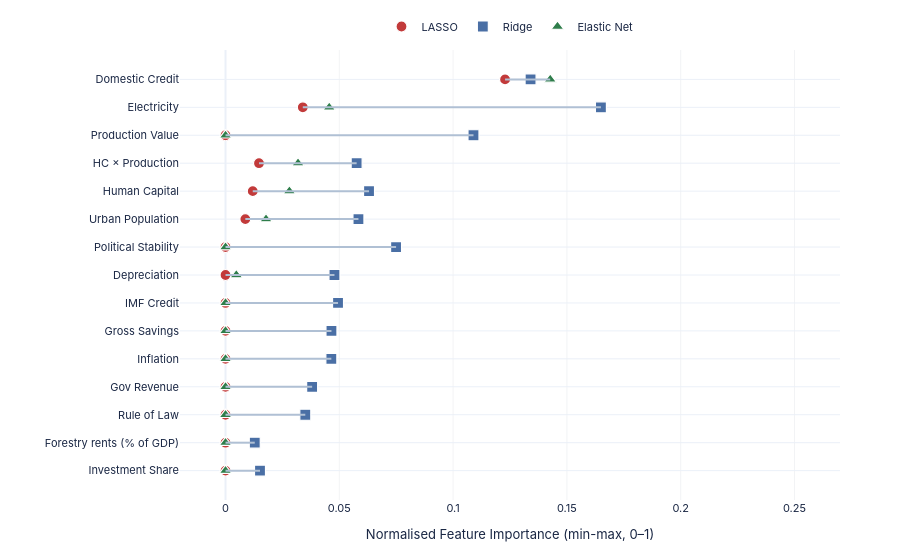

The cell this chart's notebook holds for it:
### Markdown cell above
## Fig 7 — Feature Importance Consensus (LASSO / Ridge / Elastic Net)

### Code cell
d = imp_show.head(15).iloc[::-1].reset_index(drop=True)
lin_models = ['LASSO', 'Ridge', 'Elastic Net']
symbols = {'LASSO': 'circle', 'Ridge': 'square', 'Elastic Net': 'triangle-up'}
colors  = {'LASSO': PAL['red'], 'Ridge': PAL['blue'], 'Elastic Net': PAL['green']}

fig7 = go.Figure()
for _, row in d.iterrows():
    vals = [row[m] for m in lin_models if not np.isnan(row[m])]
    if len(vals) >= 2:
        fig7.add_shape(type='line',
                       x0=min(vals), x1=max(vals), y0=row['Short'], y1=row['Short'],
                       line=dict(color='#b0c0d4', width=2))

for m in lin_models:
    fig7.add_trace(go.Scatter(
        x=d[m], y=d['Short'], mode='markers', name=m,
        marker=dict(symbol=symbols[m], color=colors[m], size=11,
                    line=dict(width=1.2, color='white')),
        hovertemplate=f'%{{y}}: %{{x:.3f}}<extra>{m}</extra>',
    ))

fig7.update_layout(**base_layout(
    height=560, margin=dict(l=180, r=60, t=40, b=60),
    xaxis=dict(title='Normalised Feature Importance (min-max, 0\u20131)',
               gridcolor=GRID, gridwidth=0.5, range=[-0.02, 0.27]),
    yaxis=dict(tickfont=dict(size=11)),
    legend=dict(orientation='h', yanchor='bottom', y=1.02, xanchor='center', x=0.5,
                font=dict(size=11)),
))
save(fig7, '07_ml_feature_importance_consensus', w=1200, h=560)
fig7.show(config=CFG)

### Figure 1 — Plotly figure (JSON) as saved in the notebook; plotly's stock layout.template omitted (floating-point values rounded to 4 significant figures)
{"data": [{"hovertemplate": "%{y}: %{x:.3f}<extra>LASSO</extra>", "marker": {"color": "#c23a3a", "line": {"color": "white", "width": 1.2}, "size": 11, "symbol": "circle"}, "mode": "markers", "name": "LASSO", "type": "scatter", "x": [0.0, 0.0, 0.0, 0.0, 0.0, 0.0, 0.0, 0.0, 0.0, 0.008707, 0.01197, 0.01471, 0.0, 0.03396, 0.1228], "y": ["Investment Share", "Forestry rents (% of GDP)", "Rule of Law", "Gov Revenue", "Inflation", "Gross Savings", "IMF Credit", "Depreciation", "Political Stability", "Urban Population", "Human Capital", "HC × Production", "Production Value", "Electricity", "Domestic Credit"]}, {"hovertemplate": "%{y}: %{x:.3f}<extra>Ridge</extra>", "marker": {"color": "#4a6fa5", "line": {"color": "white", "width": 1.2}, "size": 11, "symbol": "square"}, "mode": "markers", "name": "Ridge", "type": "scatter", "x": [0.01515, 0.01285, 0.03505, 0.03806, 0.0465, 0.04655, 0.04944, 0.04787, 0.07495, 0.05841, 0.06307, 0.05761, 0.109, 0.165, 0.134], "y": ["Investment Share", "Forestry rents (% of GDP)", "Rule of Law", "Gov Revenue", "Inflation", "Gross Savings", "IMF Credit", "Depreciation", "Political Stability", "Urban Population", "Human Capital", "HC × Production", "Production Value", "Electricity", "Domestic Credit"]}, {"hovertemplate": "%{y}: %{x:.3f}<extra>Elastic Net</extra>", "marker": {"color": "#2e7d4a", "line": {"color": "white", "width": 1.2}, "size": 11, "symbol": "triangle-up"}, "mode": "markers", "name": "Elastic Net", "type": "scatter", "x": [0.0, 0.0, 0.0, 0.0, 0.0, 0.0, 0.0, 0.004746, 0.0, 0.01781, 0.02806, 0.03187, 0.0, 0.04557, 0.1427], "y": ["Investment Share", "Forestry rents (% of GDP)", "Rule of Law", "Gov Revenue", "Inflation", "Gross Savings", "IMF Credit", "Depreciation", "Political Stability", "Urban Population", "Human Capital", "HC × Production", "Production Value", "Electricity", "Domestic Credit"]}], "layout": {"font": {"color": "#1a2744", "family": "Public Sans, -apple-system, BlinkMacSystemFont, sans-serif", "size": 11}, "height": 560, "legend": {"font": {"size": 11}, "orientation": "h", "x": 0.5, "xanchor": "center", "y": 1.02, "yanchor": "bottom"}, "margin": {"b": 60, "l": 180, "r": 60, "t": 40}, "paper_bgcolor": "#ffffff", "plot_bgcolor": "#ffffff", "shapes": [{"line": {"color": "#b0c0d4", "width": 2}, "type": "line", "x0": 0.0, "x1": 0.01515, "y0": "Investment Share", "y1": "Investment Share"}, {"line": {"color": "#b0c0d4", "width": 2}, "type": "line", "x0": 0.0, "x1": 0.01285, "y0": "Forestry rents (% of GDP)", "y1": "Forestry rents (% of GDP)"}, {"line": {"color": "#b0c0d4", "width": 2}, "type": "line", "x0": 0.0, "x1": 0.03505, "y0": "Rule of Law", "y1": "Rule of Law"}, {"line": {"color": "#b0c0d4", "width": 2}, "type": "line", "x0": 0.0, "x1": 0.03806, "y0": "Gov Revenue", "y1": "Gov Revenue"}, {"line": {"color": "#b0c0d4", "width": 2}, "type": "line", "x0": 0.0, "x1": 0.0465, "y0": "Inflation", "y1": "Inflation"}, {"line": {"color": "#b0c0d4", "width": 2}, "type": "line", "x0": 0.0, "x1": 0.04655, "y0": "Gross Savings", "y1": "Gross Savings"}, {"line": {"color": "#b0c0d4", "width": 2}, "type": "line", "x0": 0.0, "x1": 0.04944, "y0": "IMF Credit", "y1": "IMF Credit"}, {"line": {"color": "#b0c0d4", "width": 2}, "type": "line", "x0": 0.0, "x1": 0.04787, "y0": "Depreciation", "y1": "Depreciation"}, {"line": {"color": "#b0c0d4", "width": 2}, "type": "line", "x0": 0.0, "x1": 0.07495, "y0": "Political Stability", "y1": "Political Stability"}, {"line": {"color": "#b0c0d4", "width": 2}, "type": "line", "x0": 0.008707, "x1": 0.05841, "y0": "Urban Population", "y1": "Urban Population"}, {"line": {"color": "#b0c0d4", "width": 2}, "type": "line", "x0": 0.01197, "x1": 0.06307, "y0": "Human Capital", "y1": "Human Capital"}, {"line": {"color": "#b0c0d4", "width": 2}, "type": "line", "x0": 0.01471, "x1": 0.05761, "y0": "HC × Production", "y1": "HC × Production"}, {"line": {"color": "#b0c0d4", "width": 2}, "type": "line", "x0": 0.0, "x1": 0.109, "y0": "Production Value", "y1": "Production Value"}, {"line": {"color": "#b0c0d4", "width": 2}, "type": "line", "x0": 0.03396, "x1": 0.165, "y0": "Electricity", "y1": "Electricity"}, {"line": {"color": "#b0c0d4", "width": 2}, "type": "line", "x0": 0.1228, "x1": 0.1427, "y0": "Domestic Credit", "y1": "Domestic Credit"}], "xaxis": {"gridcolor": "#e5e7eb", "gridwidth": 0.5, "range": [-0.02, 0.27], "title": {"text": "Normalised Feature Importance (min-max, 0–1)"}}, "yaxis": {"tickfont": {"size": 11}}}}
